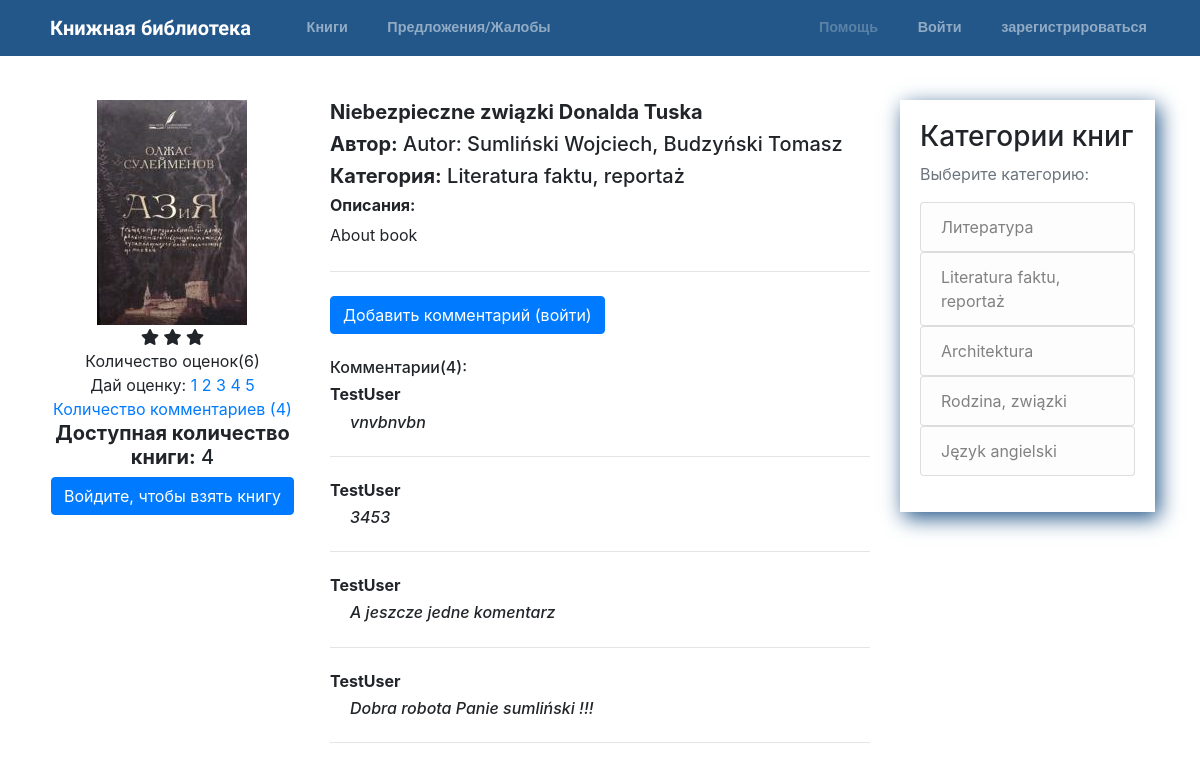
Page /book/niebezpieczne-zwiazki-donalda-tuska on the committed database.
### books/models.py (models this page shows, shortened)
class Book(models.Model):
    id = models.BigAutoField(primary_key=True)
    title = models.CharField(max_length=300)
    slug = models.SlugField(unique=True)
    description = models.TextField(max_length=1000, default="About book")
    image = models.ImageField(
        default='default_book.png', upload_to='books_pics')
    author = models.CharField(max_length=100)
    book_amount = models.IntegerField()
    publish_date = models.DateField()
    number_of_pages = models.IntegerField()
    category = models.ForeignKey(Category, on_delete=models.PROTECT)
    last_rating = models.IntegerField(default=0)
    @property
    def actual_rating(self):
        list_of_stars = []
        for star in range(self.last_rating):
            list_of_stars.append(star)
        return list_of_stars

class Category(models.Model):
    id = models.BigAutoField(primary_key=True)
    category = models.CharField(max_length=50)
    slug = models.SlugField(unique=True)
    def __str__(self):
        return self.category
    class Meta:
        verbose_name_plural = "Categories"

class BookComment(models.Model):
    id = models.BigAutoField(primary_key=True)
    book = models.ForeignKey(
        Book, on_delete=models.CASCADE, related_name='comments')
    user = models.ForeignKey(User, on_delete=models.PROTECT)
    text = models.CharField(max_length=300)

### books/views.py (the view, shortened to what this page needs)
class BookDetailView(FormMixin, DetailView):
    model = Book
    form_class = CommentForm
    def get_context_data(self, **kwargs):
        context = super().get_context_data(**kwargs)
        context['form'] = self.get_form()
        context['comments'] = BookComment.objects.filter(
            book=self.object).order_by('-id')
        return context

### books/context_processors.py (called while the page is built)
def categories(request):
    return {
        'categories': Category.objects.all()
    }

### books/templates/books/book_detail.html
{% extends "base.html" %}
{% load crispy_forms_tags %}
{% block content %}
<div class="row">
    <div class="col-md-4 bookDetailLeftSide">
        <img class="bookImage" src="{{ book.image.url }}" alt=""> <br>
        {% if book.actual_rating %}
        {% for rate in book.actual_rating %}
        <span class="fa fa-star checked"></span>
        {% endfor %}
        <br>
        Количество оценок({{ book.reviews.count }})<br>
        {% else %}
        <br>
        <h6>Никто не оценил</h6>
        {% endif %}
        Дай оценку:
        {% if book.slug %}
        <a href="{% url 'rate_book' slug=book.slug rating=1 %}">1</a>
        <a href="{% url 'rate_book' slug=book.slug rating=2 %}">2</a>
        <a href="{% url 'rate_book' slug=book.slug rating=3 %}">3</a>
        <a href="{% url 'rate_book' slug=book.slug rating=4 %}">4</a>
        <a href="{% url 'rate_book' slug=book.slug rating=5 %}">5</a> <br>
            {% else %}
            <p style="color: red;">Invalid slug for this book</p>
            {% endif %}
        <a href="#commentBox">Количество комментариев ({{ book.comments.count }})</a>
        {% if book.book_amount > 0 %}
        <h5><strong>Доступная количество книги:</strong> {{ book.book_amount }}</h5>
        {% if user.is_authenticated %}
        <a href="{% url 'confirm_rent_view' slug=book.slug %}"><button class="btn btn-primary btn-xs">Взять</button></a>
        {% else %}
        <a href="{% url 'confirm_rent_view' slug=book.slug %}"><button class="btn btn-primary btn-xs">Войдите, чтобы взять
            книгу</button></a>
        {% endif %}
        {% else %}
        <h5><strong>Доступная количество книги : </strong>нету</h5>
        {% endif %} <br>
    </div>
    <div class="col-md-8">
        <h5><strong>{{ book.title }}</strong> </h5>
        <h5><strong>Автор:</strong> {{ book.author }}</h5>
        <h5><strong>Категория:</strong> {{ book.category }}</h5>
        <h6><strong>Описания:</strong> </h6>
        <p> {{ book.description }}</p>
        <hr class="my-4">
        <div id="commentBox">
            {% if user.is_authenticated %}
            <form method="post" class="formsWidth">
                {% csrf_token %}
                {{ form|crispy }}
                <button type="submit" class="btn btn-success">Добавить комментарий</button>
            </form>
            {% else %}
            <a href="{% url 'login_to_comment_redirect' slug=book.slug %}"><button class="btn btn-primary btn-xs">Добавить комментарий (войти)</button></a>
            {% endif %}
            {% if comments %}
            <br> <br>
            <h6>Комментарии({{ book.comments.count }}):</h6>
            {% for comment in comments %}
            <div>
                <h6><strong>{{ comment.user.username }}</strong></h6>
                <h6 class="comment_text">{{ comment.text }}</h6>
            </div>
            <hr class="my-4">
            {% endfor %}
            {% else %}
            <h6>Пока без комментариев</h6>
            {% endif %}
        </div>
    </div>
</div>
{% endblock content %}

### templates/base.html (shortened to what this page needs)
{% load static %}
<!DOCTYPE html>
<html lang="en">
<head>
    <link rel="stylesheet" href="{% static 'css/main.css' %}">
    <link rel="stylesheet" href="https://stackpath.bootstrapcdn.com/bootstrap/4.1.3/css/bootstrap.min.css"
>
    <link rel="stylesheet" href="https://cdnjs.cloudflare.com/ajax/libs/font-awesome/4.7.0/css/font-awesome.min.css">
    <link rel="stylesheet" href="https://use.fontawesome.com/releases/v5.4.2/css/all.css"
>
</head>
<header class="site-header">
    <nav class="navbar navbar-expand-md navbar-dark bg-steel fixed-top">
        <div class="container">
            <a class="navbar-brand mr-4" href="{% url 'home' %}"><img style="height:1.4em;" src="{% static 'icons/regal.png' %}"
                    alt=""> Книжная библиотека</a>
            <div class="collapse navbar-collapse" id="navbarToggle">
                <div class="navbar-nav mr-auto">
                    <a class="nav-item nav-link" href="{% url 'books' %}"><img src="{% static 'icons/book.png' %}" alt="">
                        Книги</a>
                    <a class="nav-item nav-link" href="{% url 'contact' %}"><img src="{% static 'icons/message.png' %}"
                        Предложения/Жалобы</a>
                </div>
                <div class="navbar-nav">
                    {% if user.is_authenticated %}
                    <a class="nav-item nav-link" href="{% url 'UserProfile' %}"><img src="{% static 'icons/profile.png' %}"
                            alt="">
                        Ваш аккаунт({{ user.username }})
                    </a>
                    <a class="nav-item nav-link" href="{% url 'logout' %}"><img src="{% static 'icons/logout.png' %}"
                            alt=""> Выйти</a>
                    {% else %}
                    <a class="disabled nav-item nav-link" href=""><img src="{% static 'icons/help.png' %}" alt="">
                        Помощь</a>
                    <a class="nav-item nav-link" href="{% url 'login' %}"><img src="{% static 'icons/login.png' %}" alt="">
                        Войти</a>
                    <a class="nav-item nav-link" href="{% url 'signup' %}"><img src="{% static 'icons/register.png' %}"
                            alt=""> зарегистрироваться</a>
                    {% endif %}
                </div>
            </div>
        </div>
    </nav>
</header>
<body>
    <main role="main" class="container pageContent">
        <div class="row">
            <div class="col-md-9">
                {% block content %}{% endblock %}
            </div>
            <div class="col-md-3">
                <div class="content-section">
                    <h3>Категории книг</h3>
                    <p class='text-muted'>Выберите категорию:
                        <ul class="list-group">
                            {% for category in categories %}
                            <a href="{% url 'category_books_view' slug=category.slug %}">
                                <li class="list-group-item list-group-item-light">{{ category }}</li>
                            </a>
                            {% endfor %}
                        </ul>
                    </p>
                </div>
            </div>
        </div>
    </main>
</body>
</html>

### static/css/main.css (style rules this page uses)
body { background: #fafafa; color: #333333; margin-top: 5rem; padding-bottom: 50px; }
.bg-steel { background-color: #235789; }
.navbar-nav { font-size: 0.9em; }
.navbar-brand { font-family: "Work Sans", sans-serif; font-weight: bold; }
.site-header .navbar-nav .nav-link { color: #cbd5db; font-weight: bold; font-family: "Roboto", sans-serif; margin-left: 20px; }
.content-section { box-shadow: 4px 6px 20px 0px #235789; padding: 20px; }
.pageContent { margin-top: 100px; }
.bookDetailLeftSide { text-align: center; }
.comment_text { font-style: italic; margin-left: 20px; }
.bookDetailLeftSide .bookImage { max-width: 200px; }
.bookImage { max-height: 300px; }

### rows in the picture
Book: image (picture), last_rating 3 (drawn), reviews.count "6", comments.count "4", book_amount "4", title "Niebezpieczne związki Donalda Tuska", author "Autor: Sumliński Wojciech, Budzyński Tomasz", category "Literatura faktu, reportaż", description "About book"
BookComment: user.username "TestUser", text "vnvbnvbn"
BookComment: user.username "TestUser", text "3453"
BookComment: user.username "TestUser", text "A jeszcze jedne komentarz"
BookComment: user.username "TestUser", text "Dobra robota Panie sumliński !!!"
Category: category "Литература"
Category: category "Literatura faktu, reportaż"
Category: category "Architektura"
Category: category "Rodzina, związki"
Category: category "Język angielski"
